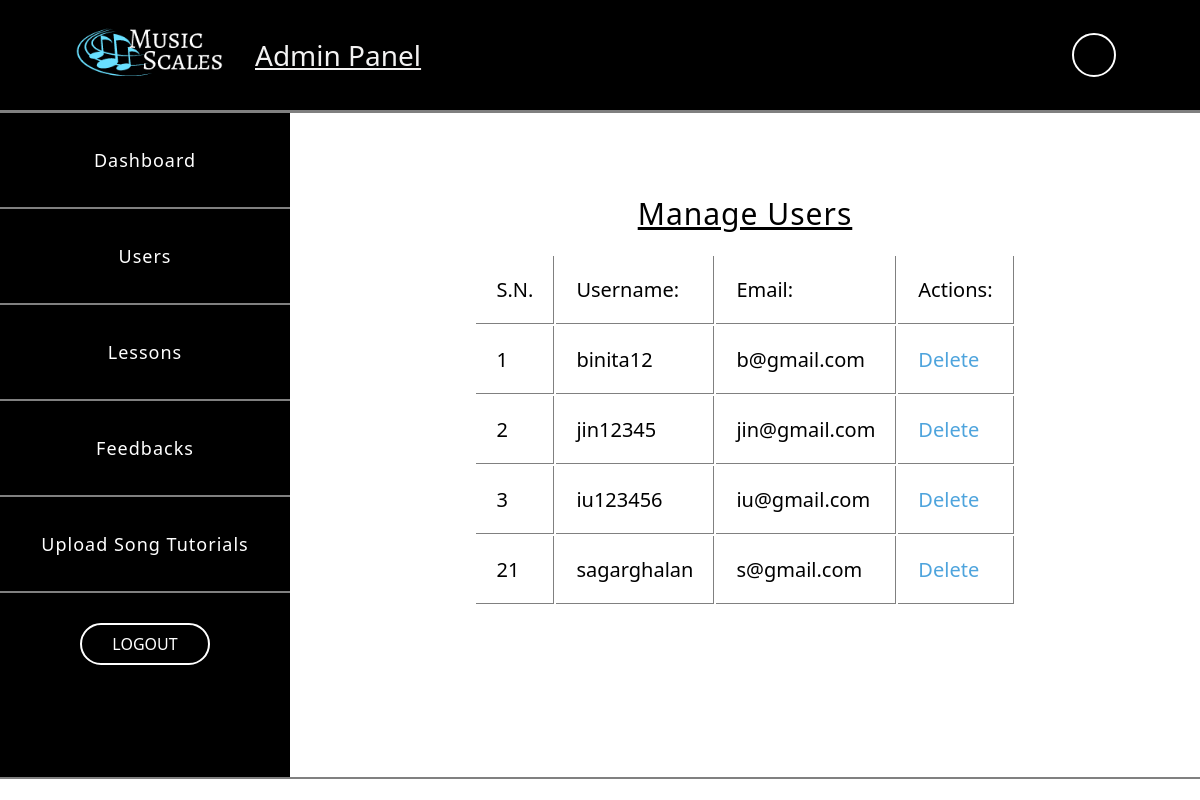
The page /admin/users.php (signed in) on the database its author committed.
### tables this page shows
CREATE TABLE `users` (
  `Id` int(11) NOT NULL,
  `Name` mediumtext NOT NULL,
  `Email` mediumtext NOT NULL,
  `Password` mediumtext NOT NULL,
  `Profile` mediumtext NOT NULL DEFAULT 'default.jpg'
);

### admin/users.php (the view, shortened to what this page needs)
<!DOCTYPE html>
<html lang="en">
<head>
    <link rel="stylesheet" href="css/users.css">
</head>
<body>
    <?php
    include  'nav.php';
    ?>
    <div class="content">
        <div class="ct">
            <h2>Manage Users</h2>
            <table>
                <tr>
                    <th>S.N.</th>
                    <th>Username:</th>
                    <th>Email:</th>
                    <th colspan="3">Actions:</th>
                </tr>
                <?php
                include '../CRUD/conn.php';
                $stmt = $pdo->query("SELECT * FROM users");
                foreach ($stmt as $row) {
                ?>
                    <tr>
                        <td><?php echo $row['Id'] ?></td>
                        <td><?php echo $row['Name'] ?></td>
                        <td><?php echo $row['Email'] ?></td>
                        <td class="d"><a href="CRUD/delete.php?id=<?php echo $row['Id']; ?>">Delete</a></td>
                    </tr>
                <?php
                }
                ?>
            </table>
        </div>
    </div>
</body>
</html>

### admin/css/users.css (style rules this page uses)
* { margin: 0; padding: 0; font-family: system-ui, -apple-system, BlinkMacSystemFont, "Segoe UI", Roboto, Oxygen, Ubuntu, Cantarell, "Open Sans", "Helvetica Neue", sans-serif; }
.content { flex: 8; display: flex; justify-content: center; margin-top: 80px; }
.ct h2 { font-weight: 500; width: 100%; margin-bottom: 20px; text-align: center; letter-spacing: 1px; font-size: 30px; text-decoration: underline; }
.content table { font-size: 20px; font-weight: 500; }
.content table th, td { font-weight: 500; padding: 20px; text-align: left; border-bottom: 1px solid gray; border-right: 1px solid gray; }
.content table td a { text-decoration: none; color: #4ea4dd; }

### admin/css/nav.css (style rules this page uses)
* { margin: 0; padding: 0; font-family: system-ui, -apple-system, BlinkMacSystemFont, "Segoe UI", Roboto, Oxygen, Ubuntu, Cantarell, "Open Sans", "Helvetica Neue", sans-serif; }

### rows shown on the page
users: Id "1", Name "binita12", Email "b@gmail.com"
users: Id "2", Name "jin12345", Email "jin@gmail.com"
users: Id "3", Name "iu123456", Email "iu@gmail.com"
users: Id "21", Name "sagarghalan", Email "s@gmail.com"
